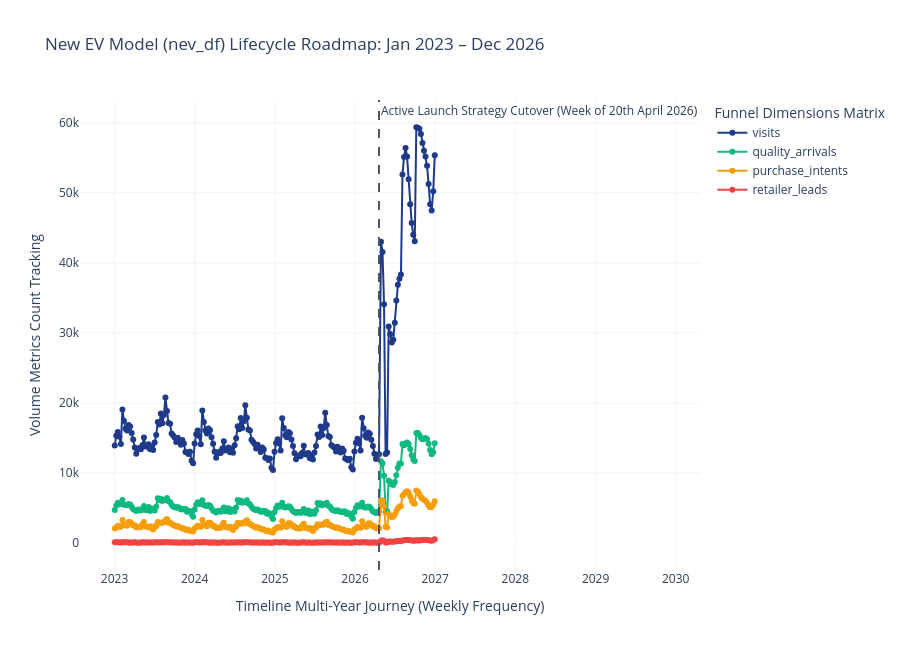

The cell this chart's notebook holds for it:
### Code cell
import pandas as pd
import plotly.express as px
import plotly.graph_objects as go

# =====================================================================
# 1. CONSOLIDATE HISTORICAL AND PROPHET LAUNCH DATA INTO ONE DATAFRAME
# =====================================================================
combined_timeline_records = []

# Extract and label historical portfolio data (Jan 2023 - April 2026)
for idx, row in nev_df.iterrows():
    combined_timeline_records.append(
        {
            "week_start": row["week_start"],
            "visits": row["visits"],
            "quality_arrivals": row["quality_arrivals"],
            "purchase_intents": row["purchase_intents"],
            "retailer_leads": row["retailer_leads"],
            "data_phase": "Historical Aligned Base",
        }
    )

# Extract and align future forecasted dates with campaign lifts (April 2026 - Dec 2026)
# All 4 KPI forecast dataframes share the same future date tracking index array
future_horizon_dates = forecast_results["visits"]["ds"]

for idx, future_date in enumerate(future_horizon_dates):
    if future_date <= pd.to_datetime("2026-12-31"):
        combined_timeline_records.append(
            {
                "week_start": future_date,
                "visits": forecast_results["visits"]["yhat"].iloc[idx],
                "quality_arrivals": forecast_results["quality_arrivals"][
                    "yhat"
                ].iloc[idx],
                "purchase_intents": forecast_results["purchase_intents"][
                    "yhat"
                ].iloc[idx],
                "retailer_leads": forecast_results["retailer_leads"][
                    "yhat"
                ].iloc[idx],
                "data_phase": "Future Campaign-Activated Forecast",
            }
        )

# Create a clean, consolidated master mapping data frame
master_plotly_df = pd.DataFrame(combined_timeline_records).sort_values(
    by="week_start"
)

# =====================================================================
# 2. GENERATE INTEGRATED PLOTLY LINE VISUALISATION
# =====================================================================
fig = px.line(
    master_plotly_df,
    x="week_start",
    y=["visits", "quality_arrivals", "purchase_intents", "retailer_leads"],
    title="New EV Model (nev_df) Lifecycle Roadmap: Jan 2023 – Dec 2026",
    markers=True,
    height=650,
    color_discrete_map={
        "visits": "#1e3a8a",  # Deep Navy Blue
        "quality_arrivals": "#10b981",  # Vibrant Green
        "purchase_intents": "#f59e0b",  # Emerald Amber
        "retailer_leads": "#ef4444",  # Crimson Red
    },
)

# =====================================================================
# 3. OVERLAY LAUNCH LINE CUTOVER MARKER (April 2026 Cutoff)
# =====================================================================
fig.add_vline(
    x=pd.to_datetime("2026-04-20").timestamp() * 1000,
    line_width=2,
    line_dash="dash",
    line_color="#4b5563",
    annotation_text="Active Launch Strategy Cutover (Week of 20th April 2026)",
    annotation_position="top right",
)

# =====================================================================
# 4. CUSTOMIZE LAYOUT FOR STEERING COMMITTEE PRESENATION
# =====================================================================
fig.update_layout(
    xaxis_title="Timeline Multi-Year Journey (Weekly Frequency)",
    yaxis_title="Volume Metrics Count Tracking",
    legend_title="Funnel Dimensions Matrix",
    hovermode="x unified",  # Displays all 4 KPI data numbers simultaneously when hovering mouse cursor over any single week
    plot_bgcolor="white",
)

# Add clean grid lines to the visual presentation canvas area
fig.update_xaxes(showgrid=True, gridwidth=1, gridcolor="#f3f4f6")
fig.update_yaxes(showgrid=True, gridwidth=1, gridcolor="#f3f4f6")

# =====================================================================
# 5. BONUS: INJECT PLOTLY DIRECTLY INTO YOUR EXPORTED HTML SUMMARY
# =====================================================================
# Convert interactive dashboard component string frame to store natively
plotly_div_string = fig.to_html(full_html=False, include_plotlyjs="cdn")

# Open existing HTML dashboard to inject this master interactive multi-line chart view
with open("EV_Launch_Forecast_Summary.html", "r", encoding="utf-8") as file:
    dashboard_html = file.read()

# Replace static matplot snapshot container with the fully responsive interactive Plotly chart layout
target_marker = "<h2>Full Timeline Performance & Launch Campaign Lift Charts</h2>"
updated_dashboard_html = dashboard_html.replace(
    target_marker,
    f"{target_marker}<div style='margin-top:20px;'>{plotly_div_string}</div>",
)

with open("EV_Launch_Forecast_Summary.html", "w", encoding="utf-8") as file:
    file.write(updated_dashboard_html)

# Display the line plot window canvas natively
fig.show()

### Figure 1 — Plotly figure (JSON) as saved in the notebook; plotly's stock layout.template omitted (floating-point values rounded to 4 significant figures; data arrays with more than 128 entries replaced by an {"elided": "..."} marker saying what was removed)
{"data": [{"hovertemplate": "variable=visits<br>week_start=%{x}<br>value=%{y}<extra></extra>", "legendgroup": "visits", "line": {"color": "#1e3a8a", "dash": "solid"}, "marker": {"symbol": "circle"}, "mode": "lines+markers", "name": "visits", "orientation": "v", "showlegend": true, "type": "scatter", "x": {"elided": "209 str values"}, "xaxis": "x", "y": {"elided": "209 float values"}, "yaxis": "y"}, {"hovertemplate": "variable=quality_arrivals<br>week_start=%{x}<br>value=%{y}<extra></extra>", "legendgroup": "quality_arrivals", "line": {"color": "#10b981", "dash": "solid"}, "marker": {"symbol": "circle"}, "mode": "lines+markers", "name": "quality_arrivals", "orientation": "v", "showlegend": true, "type": "scatter", "x": {"elided": "209 str values"}, "xaxis": "x", "y": {"elided": "209 float values"}, "yaxis": "y"}, {"hovertemplate": "variable=purchase_intents<br>week_start=%{x}<br>value=%{y}<extra></extra>", "legendgroup": "purchase_intents", "line": {"color": "#f59e0b", "dash": "solid"}, "marker": {"symbol": "circle"}, "mode": "lines+markers", "name": "purchase_intents", "orientation": "v", "showlegend": true, "type": "scatter", "x": {"elided": "209 str values"}, "xaxis": "x", "y": {"elided": "209 float values"}, "yaxis": "y"}, {"hovertemplate": "variable=retailer_leads<br>week_start=%{x}<br>value=%{y}<extra></extra>", "legendgroup": "retailer_leads", "line": {"color": "#ef4444", "dash": "solid"}, "marker": {"symbol": "circle"}, "mode": "lines+markers", "name": "retailer_leads", "orientation": "v", "showlegend": true, "type": "scatter", "x": {"elided": "209 str values"}, "xaxis": "x", "y": {"elided": "209 float values"}, "yaxis": "y"}], "layout": {"annotations": [{"showarrow": false, "text": "Active Launch Strategy Cutover (Week of 20th April 2026)", "x": 1776643200000, "xanchor": "left", "xref": "x", "y": 1, "yanchor": "top", "yref": "y domain"}], "height": 650, "hovermode": "x unified", "legend": {"title": {"text": "Funnel Dimensions Matrix"}, "tracegroupgap": 0}, "plot_bgcolor": "white", "shapes": [{"line": {"color": "#4b5563", "dash": "dash", "width": 2}, "type": "line", "x0": 1776643200000, "x1": 1776643200000, "xref": "x", "y0": 0, "y1": 1, "yref": "y domain"}], "title": {"text": "New EV Model (nev_df) Lifecycle Roadmap: Jan 2023 – Dec 2026"}, "xaxis": {"anchor": "y", "domain": [0, 1], "gridcolor": "#f3f4f6", "gridwidth": 1, "showgrid": true, "title": {"text": "Timeline Multi-Year Journey (Weekly Frequency)"}}, "yaxis": {"anchor": "x", "domain": [0, 1], "gridcolor": "#f3f4f6", "gridwidth": 1, "showgrid": true, "title": {"text": "Volume Metrics Count Tracking"}}}}
